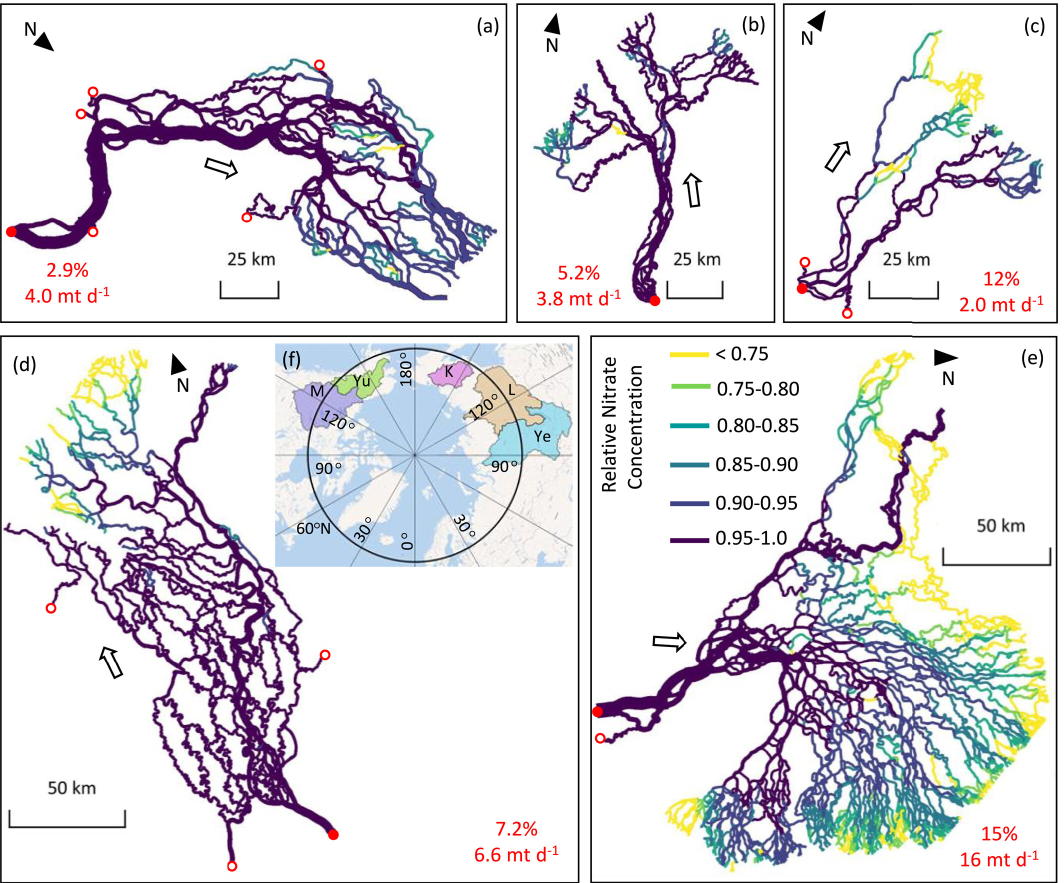
#> input picture _images/knights_et_al_2023.jpg, 2128 x 1766 px (shown at 1/2 size); its folder holds only this picture in this run
$ python -i im_utils.py   (imports and definitions only)
#> lines starting #> are read from the running program, lines starting #| are printed output that depends on the picture
# -*- coding: utf-8 -*-
"""
Image Utilities (im_utils.py)
=============================

.. note::
    Almost all the functions that manipulate images within this file require that the images be binary.


Many of these functions are wrappers around functionality found in
scikit-image or SciPy that either add additional functionality or provide
convenience.
"""
import numpy as np
from loguru import logger
from scipy import ndimage as nd
from skimage import morphology, measure, util

# [860 lines left out: functions get_array, neighbors_flat, reglobalize_flat_idx, nfour_connectivity, four_conn, edge_coords and 13 more, not called in this run]


def fill_holes(I, maxholesize=0):
    """
    Fills holes up to a specified size in a binary image. The boundary pixels
    of the image are turned off before identifying holes so that holes created
    by the edge of the image are not considered holes.

    Parameters
    ----------
    I : np.array
        Binary image.
    maxholesize : int, optional
        The maximum allowed hole size in pixels. The default is 0.

    Returns
    -------
    I : np.array
        The holes-filled image.

    """

    I = np.array(I, dtype=bool)

    if maxholesize == 0:
        I = nd.binary_fill_holes(I)
        return I
    else:
        # Fill only holes less than maxholesize
        Icomp = util.invert(I)

        # Remove boundary pixels so holes created by image boundary are not considered blobs
        Icomp[:, 0] = 0
        Icomp[:, -1] = 0
        Icomp[0, :] = 0
        Icomp[-1, :]= 0

        # Get blob properties of complement image
        props = ['coords', 'area']
        rp, _ = regionprops(Icomp, props, connectivity=1)

        # Blob indices less than specified threshold
        keepidcs = [i for i, x in enumerate(rp['area']) if x <= maxholesize]

        # Fill 'dem holes!
        for k in keepidcs:
            I[rp['coords'][k][:, 0], rp['coords'][k][:, 1]] = 1

        return I


# [629 lines left out: functions im_connectivity, downsample_binary_image, skel_endpoints, skel_branchpoints, bp_kernels, skel_kernels and 2 more, not called in this run]

>>> import cv2
>>> picture = cv2.imread('../_images/knights_et_al_2023.jpg', cv2.IMREAD_GRAYSCALE)
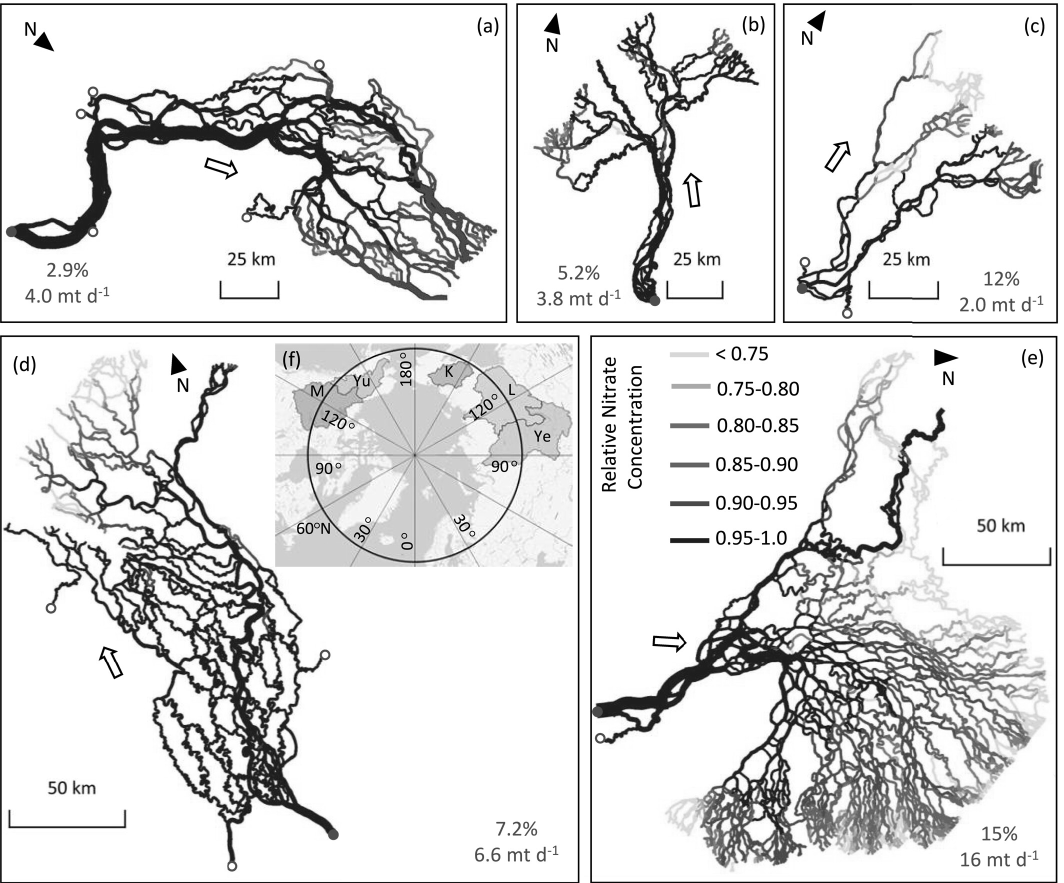
#> picture: shape (1766, 2128) (shown at 1/2 size); min 0, max 255, mean 222.7
>>> result = fill_holes(picture)
#> in fill_holes, `I = np.array(I, dtype=bool)`:
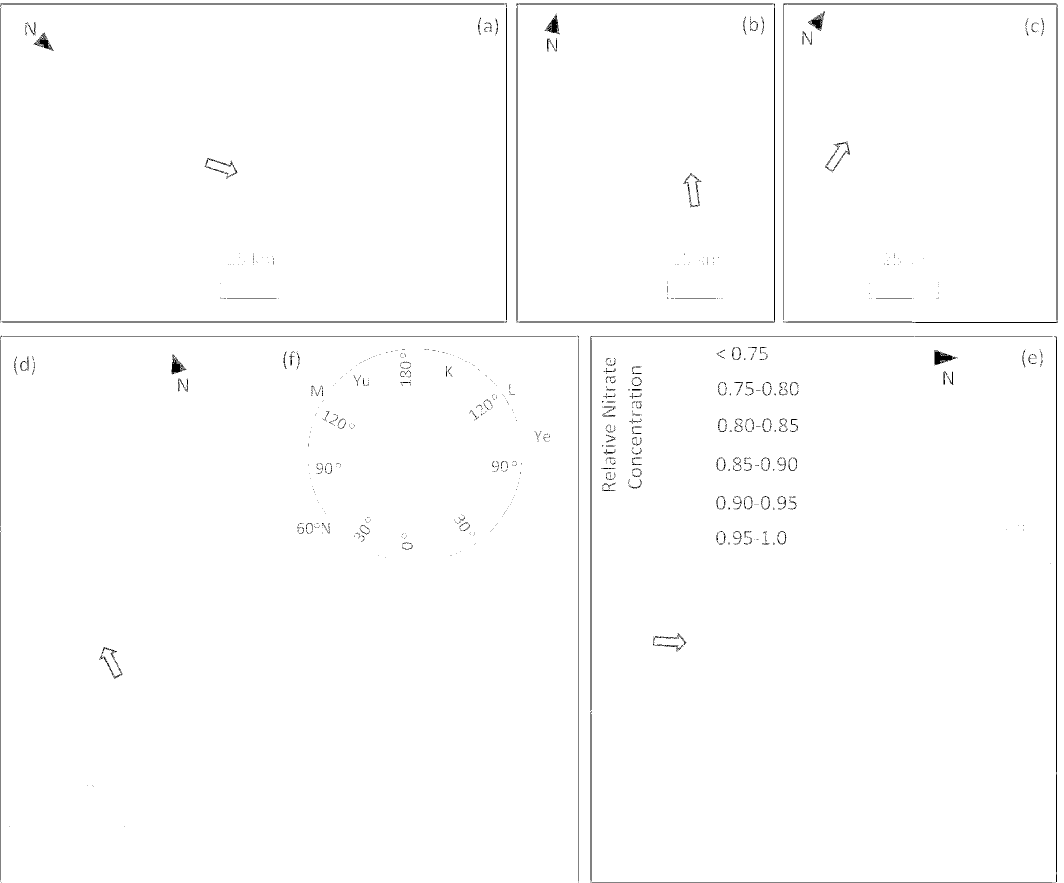
#> I: shape (1766, 2128) bool (shown at 1/2 size); 99% white; black in thin lines or dots
#> in fill_holes, `I = nd.binary_fill_holes(I)`: I: shape (1766, 2128) bool; every value is 1
